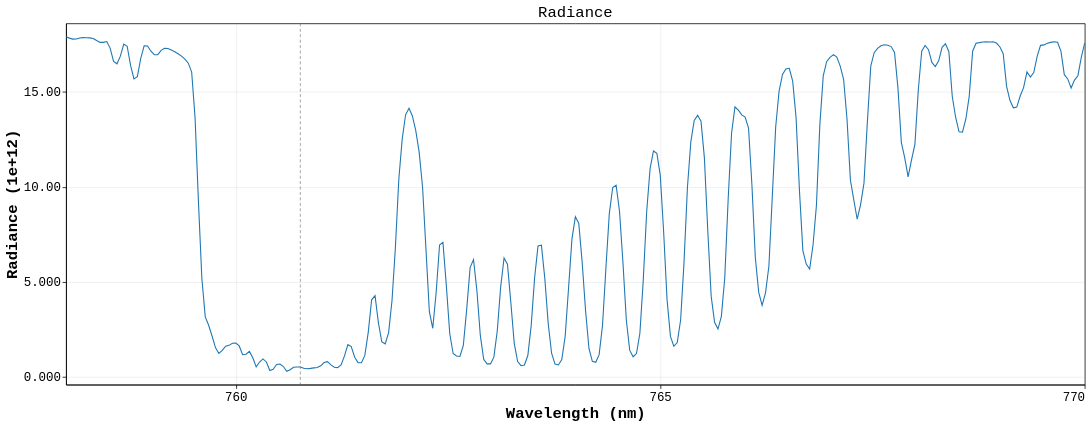

The cell this chart's notebook holds for it:
### Markdown cell above
## Radiance

### Code cell
radiance_chart

### Figure 1 — Vega-Lite specification as saved in the notebook (floating-point values rounded to 4 significant figures; data arrays with more than 128 entries replaced by an {"elided": "..."} marker saying what was removed)
{"config": {"background": "white", "view": {"stroke": "black", "continuousWidth": 1311, "continuousHeight": 465}, "axis": {"domain": true, "domainColor": "black", "grid": true, "gridColor": "#b0b0b0", "gridOpacity": 0.25, "labelColor": "black", "labelFont": "Menlo, Monaco, Consolas, Liberation Mono, DejaVu Sans Mono, monospace", "labelFontSize": 16, "tickColor": "black", "titleColor": "black", "titleFont": "Menlo, Monaco, Consolas, Liberation Mono, DejaVu Sans Mono, monospace", "titleFontSize": 20}, "legend": {"labelColor": "black", "labelFont": "Menlo, Monaco, Consolas, Liberation Mono, DejaVu Sans Mono, monospace", "labelFontSize": 16, "labelLimit": 320, "orient": "bottom-left", "fillColor": "white", "strokeColor": "#cccccc", "padding": 8, "titleColor": "black", "titleFont": "Menlo, Monaco, Consolas, Liberation Mono, DejaVu Sans Mono, monospace", "titleFontSize": 16}, "line": {"strokeWidth": 1.4}, "point": {"size": 28}, "range": {"category": ["#1f77b4", "#ff7f0e", "#d62728"]}, "title": {"color": "black", "font": "Menlo, Monaco, Consolas, Liberation Mono, DejaVu Sans Mono, monospace", "fontSize": 20, "fontWeight": "normal", "anchor": "middle"}}, "layer": [{"data": {"name": "data-f4f7d409c718dbdace52651718e1ac7d"}, "mark": {"type": "line", "color": "#1f77b4", "strokeWidth": 1.4}, "encoding": {"tooltip": [{"field": "wavelength_nm", "format": ".4f", "title": "Wavelength (nm)", "type": "quantitative"}, {"field": "radiance", "format": ".8g", "title": "Radiance", "type": "quantitative"}], "x": {"axis": {"tickMinStep": 5}, "field": "wavelength_nm", "scale": {"zero": false}, "title": "Wavelength (nm)", "type": "quantitative"}, "y": {"axis": {"format": ".4g", "tickCount": 6}, "field": "radiance_scaled", "scale": {"domain": [-0.3903, 18.6], "zero": false}, "title": "Radiance (1e+12)", "type": "quantitative"}}}, {"data": {"name": "data-238348796e492216436abadd46c9b948"}, "mark": {"type": "rule", "color": "#737373", "strokeDash": [4, 3], "strokeWidth": 0.8}, "encoding": {"x": {"field": "wavelength_nm", "type": "quantitative"}}}], "height": 465, "title": "Radiance", "width": 1311, "$schema": "https://vega.github.io/schema/vega-lite/v6.4.1.json", "datasets": {"data-f4f7d409c718dbdace52651718e1ac7d": {"elided": "301 records"}, "data-238348796e492216436abadd46c9b948": [{"wavelength_nm": 760.8}]}}
